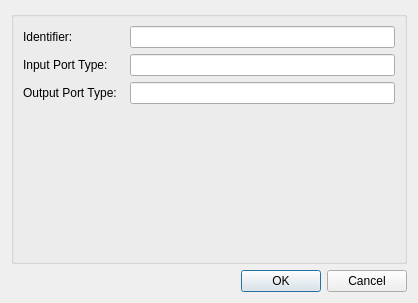
<?xml version="1.0" encoding="UTF-8"?>
<ui version="4.0">
 <class>ConfigureDialog</class>
 <widget class="QDialog" name="ConfigureDialog">
  <property name="geometry">
   <rect>
    <x>0</x>
    <y>0</y>
    <width>418</width>
    <height>303</height>
   </rect>
  </property>
  <property name="windowTitle">
   <string>ConfigureDialog</string>
  </property>
  <layout class="QGridLayout" name="gridLayout">
   <item row="0" column="0">
    <widget class="QGroupBox" name="configGroupBox">
     <property name="title">
      <string/>
     </property>
     <layout class="QFormLayout" name="formLayout">
      <item row="0" column="0">
       <widget class="QLabel" name="label0">
        <property name="text">
         <string>Identifier:  </string>
        </property>
       </widget>
      </item>
      <item row="0" column="1">
       <widget class="QLineEdit" name="lineEdit0"/>
      </item>
      <item row="1" column="0">
       <widget class="QLabel" name="label1">
        <property name="text">
         <string>Input Port Type:  </string>
        </property>
       </widget>
      </item>
      <item row="1" column="1">
       <widget class="QLineEdit" name="lineEditInputPortType"/>
      </item>
      <item row="2" column="0">
       <widget class="QLabel" name="label2">
        <property name="text">
         <string>Output Port Type:  </string>
        </property>
       </widget>
      </item>
      <item row="2" column="1">
       <widget class="QLineEdit" name="lineEditOutputPortType"/>
      </item>
     </layout>
    </widget>
   </item>
   <item row="1" column="0">
    <widget class="QDialogButtonBox" name="buttonBox">
     <property name="orientation">
      <enum>Qt::Horizontal</enum>
     </property>
     <property name="standardButtons">
      <set>QDialogButtonBox::Cancel|QDialogButtonBox::Ok</set>
     </property>
    </widget>
   </item>
  </layout>
 </widget>
 <resources/>
 <connections>
  <connection>
   <sender>buttonBox</sender>
   <signal>accepted()</signal>
   <receiver>ConfigureDialog</receiver>
   <slot>accept()</slot>
   <hints>
    <hint type="sourcelabel">
     <x>248</x>
     <y>254</y>
    </hint>
    <hint type="destinationlabel">
     <x>157</x>
     <y>274</y>
    </hint>
   </hints>
  </connection>
  <connection>
   <sender>buttonBox</sender>
   <signal>rejected()</signal>
   <receiver>ConfigureDialog</receiver>
   <slot>reject()</slot>
   <hints>
    <hint type="sourcelabel">
     <x>316</x>
     <y>260</y>
    </hint>
    <hint type="destinationlabel">
     <x>286</x>
     <y>274</y>
    </hint>
   </hints>
  </connection>
 </connections>
</ui>
